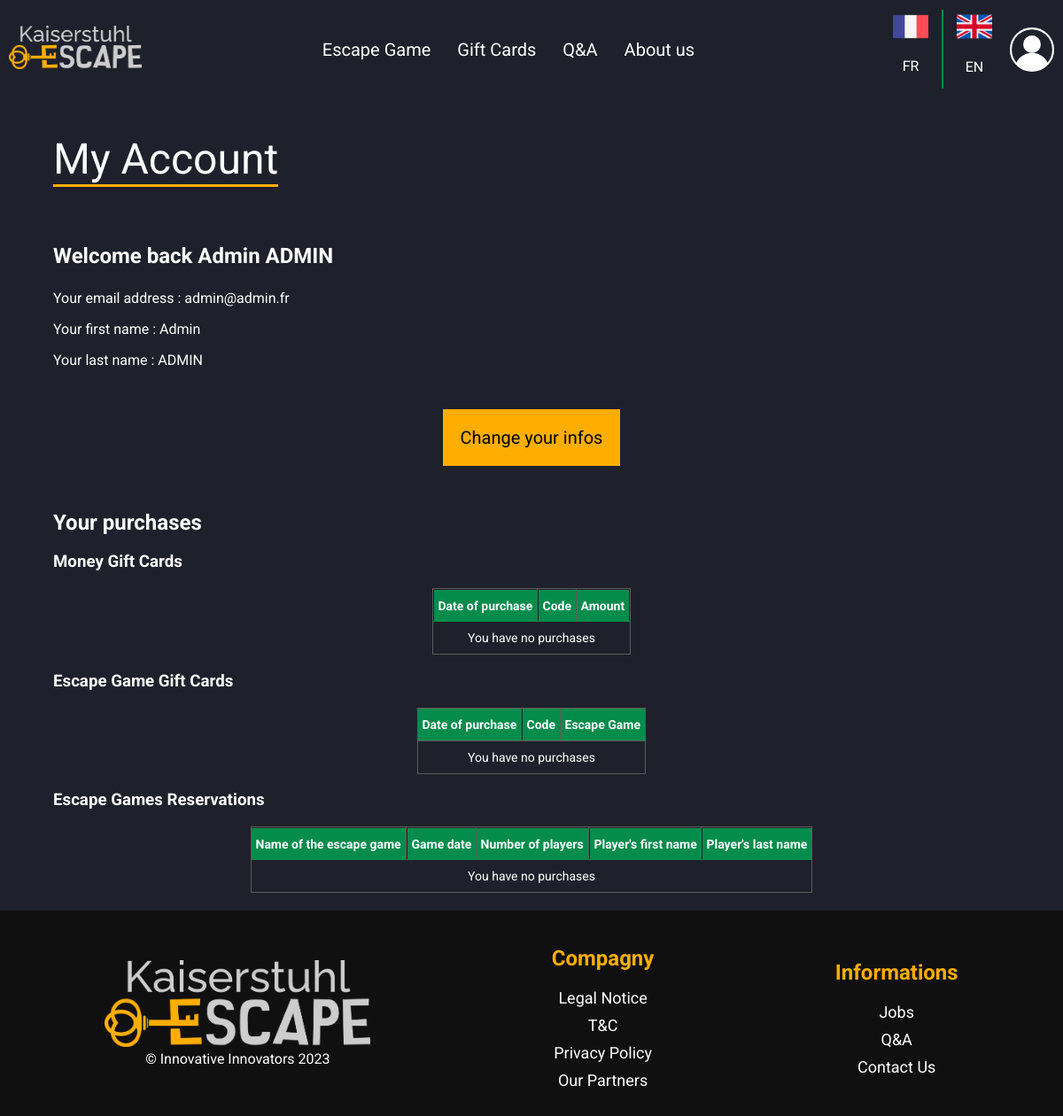
The app's page /index.php?action=account (signed in), older data.
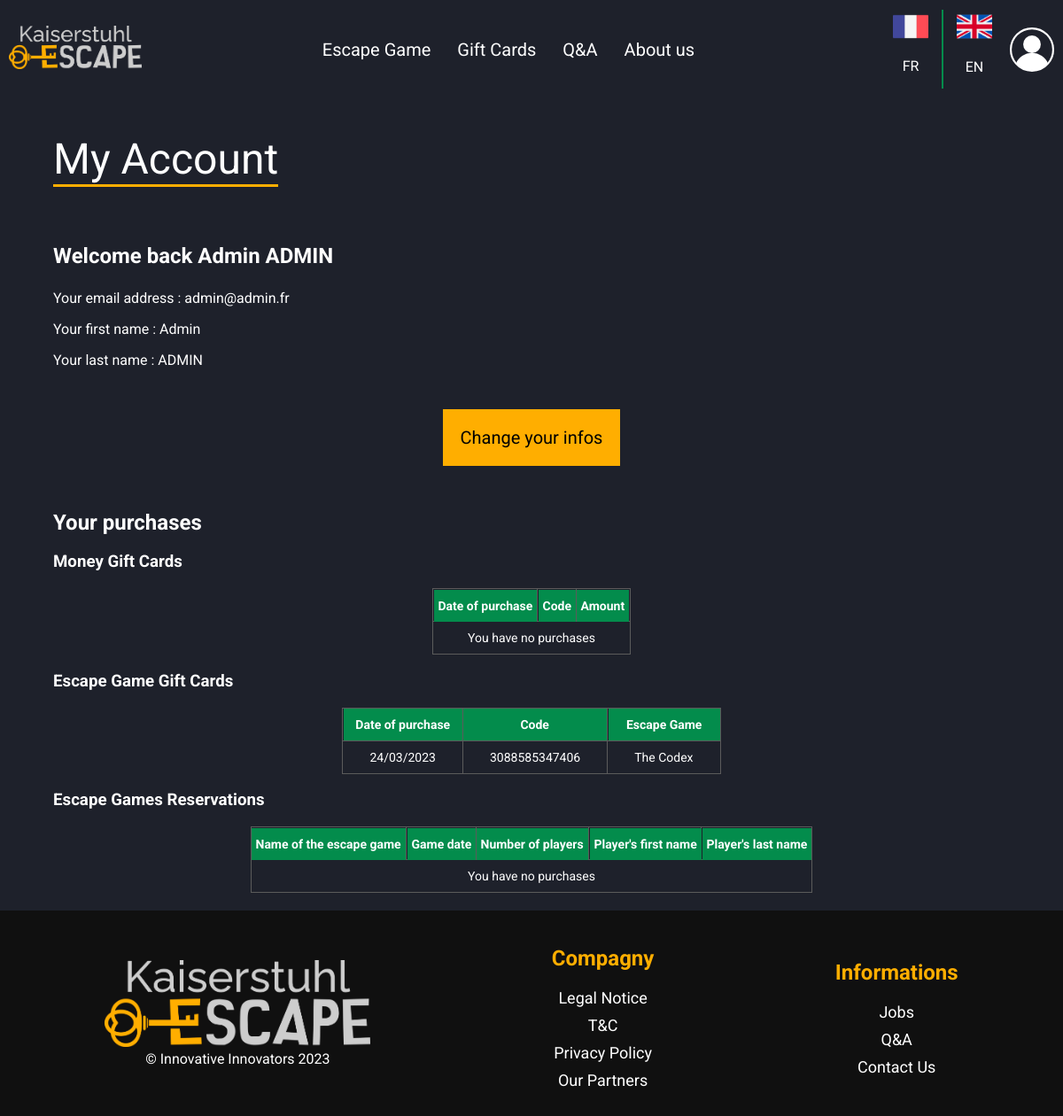
The same page, newer data.
### tables this page shows
CREATE TABLE `giftCard` (
  `id_giftCard` int(11) NOT NULL,
  `buyingDate` date DEFAULT NULL,
  `type` enum('money','escapeGame') DEFAULT NULL,
  `code` varchar(32) DEFAULT NULL,
  `usageDate` date DEFAULT NULL,
  `id_giftCardAmount` int(11) DEFAULT NULL,
  `id_escapeGame` int(11) DEFAULT NULL,
  `id_user` int(11) DEFAULT NULL
);

CREATE TABLE `escapeGame` (
  `id_escapeGame` int(11) NOT NULL,
  `name` varchar(64) DEFAULT NULL,
  `nameFR` varchar(64) DEFAULT NULL,
  `description` text DEFAULT NULL,
  `descriptionFR` text DEFAULT NULL,
  `address` varchar(255) DEFAULT NULL,
  `duration` int(11) NOT NULL,
  `x` float DEFAULT NULL,
  `y` float DEFAULT NULL,
  `visible` tinyint(1) DEFAULT NULL,
  `onFront` tinyint(1) DEFAULT NULL,
  `price2_3Persons` float DEFAULT NULL,
  `price4Persons` float DEFAULT NULL,
  `price5Persons` float DEFAULT NULL,
  `price6Persons` float DEFAULT NULL,
  `price7Persons` float DEFAULT NULL,
  `price8Persons` float DEFAULT NULL,
  `price9Persons` float DEFAULT NULL,
  `price10Persons` float DEFAULT NULL,
  `price11Persons` float DEFAULT NULL,
  `price12Persons` float DEFAULT NULL,
  `price12PlusPersons` float DEFAULT NULL,
  `difficulty` enum('Beginner','Easy','Medium','Hard','Extreme') DEFAULT NULL,
  `difficultyFR` enum('Débutant','Facile','Moyen','Difficile','Extrême') DEFAULT NULL
);

### vue/vue.class.php (called while the page is built, shortened)
<?php
class vue
{
    private $fichierVue;
    public function __construct($action)
    {
        $this->fichierVue = "vue/vue" . $action . ".php";
    }
    public function afficher($data, $title)
    {
        require $this->fichierVue;
        require "gabarit.php";
    }
}

### controleur/ctrLogin.class.php (called while the page is built, shortened)
<?php
require_once "modele/giftCards.class.php";
require_once "vue/vue.class.php";
class ctrLogin
{
    private $objUser;
    private $objGiftCards;
    public function __construct()
    {
        $this->objUser = new user();
        $this->objGiftCards = new giftCards();
    }
    public function account()
    {
        $user = $this->objUser->getUserInfo($_SESSION["id"]);
        $moneyCards = $this->objGiftCards->getMoneyCardsUser($_SESSION["id"]);
        $escapeCards = $this->objGiftCards->getEscapeCardsUser($_SESSION["id"]);
        $reservation = $this->objUser->getReservationUser($_SESSION["id"]);
        $title = "My account - Kaiserstuhl escape";
        $objVue = new vue("Account");
        $objVue->afficher(array("user" => $user, "moneyCards" => $moneyCards, "escapeCards" => $escapeCards, "reservation" => $reservation), $title);
    }
}

### index.php (called while the page is built, shortened)
<?php
require "includes/default_config.php";
$objRouteur = new Routeur();
$objRouteur->routeurRequete();

### modele/giftCards.class.php (called while the page is built, shortened)
<?php
require_once "modele/bdd.class.php";
class giftCards extends bdd
{
    public function getEscapeCardsUser($id)
    {
        $req = "SELECT DATE_FORMAT(buyingDate, '%d/%m/%Y') AS buyingDate, code, eG.name, eG.nameFR FROM giftCard INNER JOIN escapeGame eG on giftCard.id_escapeGame = eG.id_escapeGame WHERE type = 'escapeGame' AND giftCard.id_user = ? AND ISNULL(usageDate);";
        return $this->execReqPrep($req, array($id));
    }
}

### modele/bdd.class.php (called while the page is built, shortened)
<?php
abstract class bdd
{
    private $bdd;
    private function connexionBDD()
    {
        global $conf;
        if (!isset($this->bdd))
            try {
                $options = array(PDO::MYSQL_ATTR_INIT_COMMAND => "SET NAMES utf8");
                $this->bdd = new PDO('mysql:host=' . $conf->DBHOST . ';dbname=' . $conf->DBNAME, $conf->DBUSER, $conf->DBPWD, $options);
            } catch (Exception $err) {
                throw new Exception("Connexion à la BDD");
            }
        return $this->bdd;
    }
    protected function execReqPrep($req, $data)
    {
        $reponse = $this->connexionBDD()->prepare($req);
        if ($reponse->execute($data)) {
            $resultat = $reponse->fetchAll(PDO::FETCH_ASSOC);
            if (!empty($resultat))
                return $resultat;
            else
                return $reponse->rowCount();
        }
        return FALSE;
    }
}

### includes/default_config.php (called while the page is built, shortened)
<?php
$conf = new stdClass();
$conf->DBHOST = config::$DBHost ?? "localhost";
$conf->DBUSER = config::$DBUser ?? "root";
$conf->DBNAME = config::DBNAME;
$conf->DBPWD = config::$DBPwd ?? "admin";

### vue/vueAccount.php (the view, shortened to what the changed rows need)
<h2 class="titleUnderline"><?= ACCOUNT_TITLE ?></h2>
<h2><?= ACCOUNT_PURCHASES ?></h2>
<div class="tg-wrap accountTables">
    <table class="tg">
        <thead>
        <tr>
            <th class="tg-a43n"><?= ADMIN_GIFT_CARDS_SOLD_DATE ?></th>
            <th class="tg-a43n"><?= ADMIN_GIFT_CARDS_SOLD_CODE ?></th>
            <th class="tg-a43n"><?= ADMIN_GIFT_CARDS_SOLD_AMOUNT ?></th>
        </tr>
        </thead>
    </table>
</div>
<div class="tg-wrap accountTables">
    <table class="tg">
        <thead>
        <tr>
            <th class="tg-a43n"><?= ADMIN_GIFT_CARDS_SOLD_DATE ?></th>
            <th class="tg-a43n"><?= ADMIN_GIFT_CARDS_SOLD_CODE ?></th>
            <th class="tg-a43n"><?= ADMIN_GIFT_CARDS_SOLD_ESCAPEGAME ?></th>
        </tr>
        </thead>
        <tbody>
        <?php
        if (isset($escapeCards) and !empty($escapeCards)) {
            foreach ($escapeCards as $card) {
                ?>
                <tr class="searchContent">
                    <td class="tg-m5d1 pad"><?= $card['buyingDate'] ?></td>
                    <td class="tg-m5d1 pad"><?= $card['code'] ?></td>
                    <?php
                    if ($_SESSION["lang"] == "en") {
                        ?>
                        <td class="tg-m5d1 pad"><?= $card['name'] ?></td>
                        <?php
                    } elseif ($_SESSION["lang"] == "fr") {
                        ?>
                        <td class="tg-m5d1 pad"><?= $card['nameFR'] ?></td>
                        <?php
                    } else {
                        ?>
                        <td class="tg-m5d1 pad"><?= $card['name'] ?></td>
                        <?php
                    }
                    ?>
                </tr>
                <?php
            }
        } else {
            ?>
            <tr class="searchContent">
                <td class="tg-m5d1 pad" colspan="3"><?= ACCOUNT_NO_PURCHASES ?></td>
            </tr>
            <?php
        }
        ?>
        </tbody>
    </table>
</div>
<div class="tg-wrap accountTables">
    <table class="tg">
        <thead>
        <tr>
            <th class="tg-a43n"><?= ACCOUNT_ESCAPE_GAME_NAME ?></th>
            <th class="tg-a43n"><?= ACCOUNT_ESCAPE_GAME_DATE ?></th>
            <th class="tg-a43n"><?= ACCOUNT_ESCAPE_GAME_NB_PLAYERS ?></th>
            <th class="tg-a43n"><?= ACCOUNT_ESCAPE_GAME_BUYERS_FIRST_NAME ?></th>
            <th class="tg-a43n"><?= ACCOUNT_ESCAPE_GAME_BUYERS_LAST_NAME ?></th>
        </tr>
        </thead>
    </table>
</div>

Row changes from the older to the newer data that the page shows:
added giftcard: buyingDate "24/03/2023", code "3088585347406", id_escapeGame.name "The Codex"
Text that changed along with them:
ACCOUNT_NO_PURCHASES: "You have no purchases" → (not shown)
